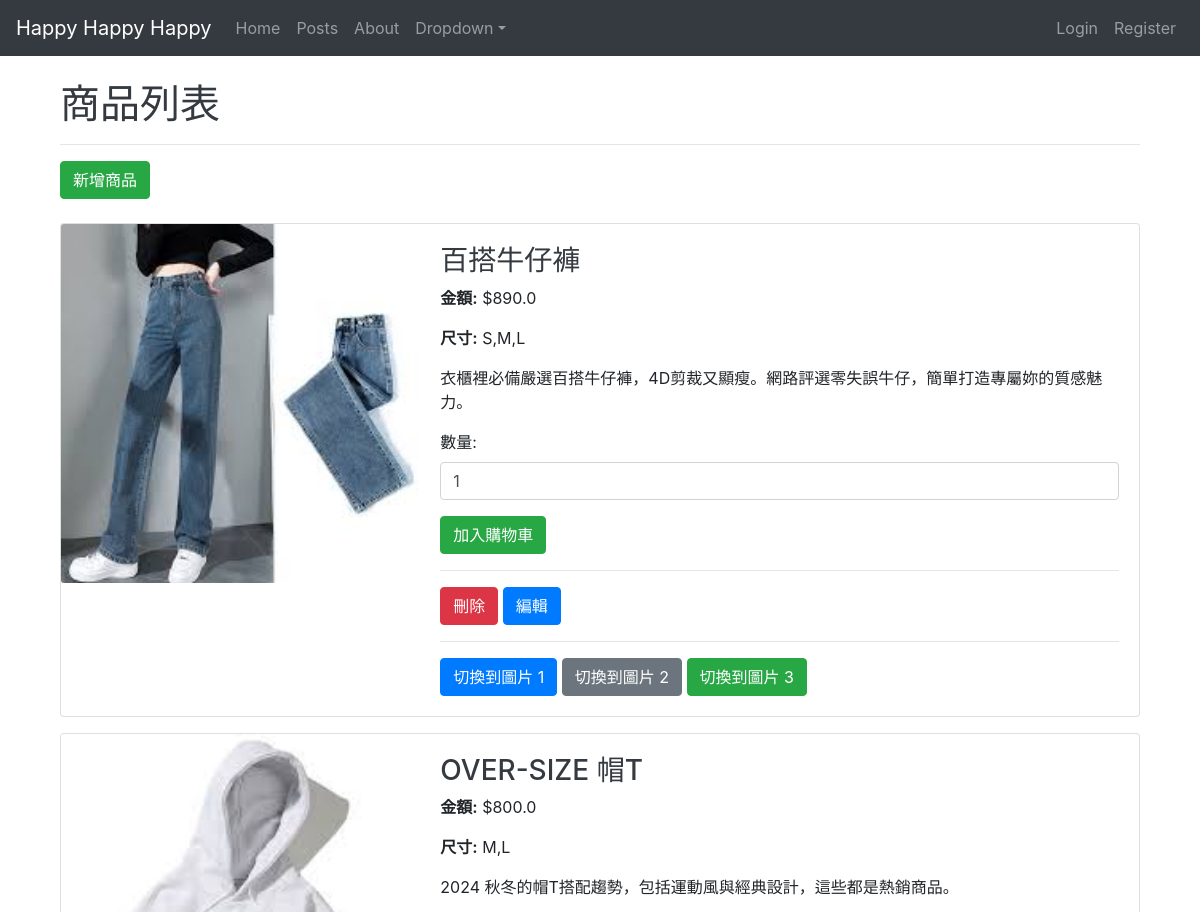
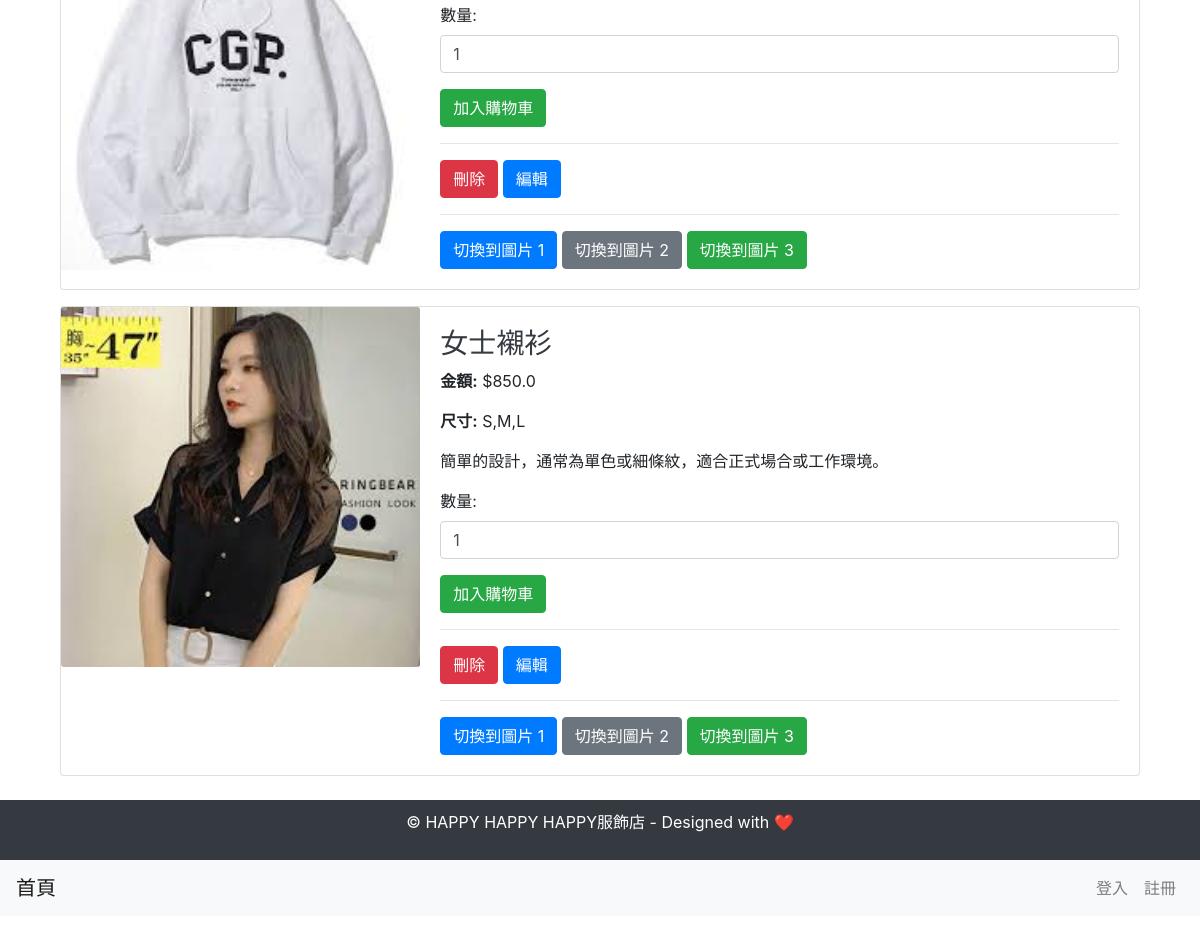
The page / on the database its author committed (2 pictures, top to bottom).
### models.py (models this page shows)
class Product(db.Model):
    id = db.Column(db.Integer, primary_key=True)  # 確保有主鍵欄位
    title = db.Column(db.String(100), nullable=False)
    size = db.Column(db.String(50), nullable=True)
    content = db.Column(db.String(200), nullable=True)
    price = db.Column(db.Float, nullable=False)
    image1_filename = db.Column(db.String(100), nullable=True)
    image2_filename = db.Column(db.String(100), nullable=True)
    image3_filename = db.Column(db.String(100), nullable=True)

### app.py (the view)
@app.route('/')
def index():
    products = Product.query.all()
    return render_template('products.html', products=products)

### app.py (called while the page is built)
@app.context_processor
def utility_functions():
    return dict(getattr=getattr)

@app.context_processor
def inject_user():
    current_user = None
    if 'user_id' in session:
        current_user = User.query.get(session['user_id'])
    return {'current_user': current_user}

### templates/products.html (shortened to what this page needs)
{% extends "layout.html" %}
{% block content %}
<div class="container mt-4">
    <h1>商品列表</h1>
    <hr>
    <div class="mb-4">
        <a href="{{ url_for('new_product') }}" class="btn btn-success">新增商品</a>
    </div>
    {% for product in products %}
    <div class="card mb-3">
        <div class="row no-gutters">
            <div class="col-md-4">
                <img
                    id="product-image-{{ product.id }}"
                    src="{{ url_for('static', filename='uploads/image' ~ ((loop.index - 1) * 3 + 1) ~ '.jpg') }}"
                    class="card-img"
                    alt="商品圖片"
                    onerror="this.src='https://via.placeholder.com/300x200?text=No+Image';"
                >
            </div>
            <div class="col-md-8">
                <div class="card-body">
                    <h3>{{ product.title }}</h3>
                    <p><strong>金額:</strong> ${{ product.price }}</p>
                    <p><strong>尺寸:</strong> {{ product.size }}</p>
                    <p>{{ product.content }}</p>
                    <form action="{{ url_for('add_to_cart', product_id=product.id) }}" method="POST">
                        <div class="form-group">
                            <label for="quantity">數量:</label>
                            <input type="number" name="quantity" class="form-control" min="1" value="1" required>
                        </div>
                        <button type="submit" class="btn btn-success">加入購物車</button>
                    </form>
                    <hr>
                    <div class="mt-2">
                        <a class="btn btn-danger" href="/product/{{ product.id }}/delete" onclick="return confirm('確認刪除嗎？')">刪除</a>
                        <a class="btn btn-primary" href="/product/edit/{{ product.id }}">編輯</a>
                    </div>
                    <hr>
                    <div class="mt-3">
                        <button
                            type="button"
                            class="btn btn-primary"
                            onclick="changeImage({{ product.id }}, 'image{{ (loop.index - 1) * 3 + 1 }}.jpg')">切換到圖片 1
                        </button>
                        <button
                            type="button"
                            class="btn btn-secondary"
                            onclick="changeImage({{ product.id }}, 'image{{ (loop.index - 1) * 3 + 2 }}.jpg')">切換到圖片 2
                        </button>
                        <button
                            type="button"
                            class="btn btn-success"
                            onclick="changeImage({{ product.id }}, 'image{{ (loop.index - 1) * 3 + 3 }}.jpg')">切換到圖片 3
                        </button>
                    </div>
                </div>
            </div>
        </div>
    </div>
    {% endfor %}
</div>
{% endblock %}

### templates/layout.html (shortened to what this page needs)
<!DOCTYPE html>
<html lang="en">
<head>
    <link rel="stylesheet" href="{{ url_for('static', filename='style.css') }}">
    <link rel="stylesheet" href="https://stackpath.bootstrapcdn.com/bootstrap/4.3.1/css/bootstrap.min.css">
</head>
<body>
    <nav class="navbar navbar-expand-lg navbar-dark bg-dark">
        <a class="navbar-brand" href="/">Happy Happy Happy</a>
        <div class="collapse navbar-collapse" id="navbarNav">
            <ul class="navbar-nav mr-auto">
                <li class="nav-item">
                    <a class="nav-link" href="/">Home</a>
                </li>
                <li class="nav-item">
                    <a class="nav-link" href="/posts">Posts</a>
                </li>
                <li class="nav-item">
                    <a class="nav-link" href="/about">About</a>
                </li>
                <li class="nav-item dropdown">
                    <a class="nav-link dropdown-toggle" href="#" id="dropdownMenu" data-toggle="dropdown" aria-haspopup="true" aria-expanded="false">Dropdown</a>
                </li>
            </ul>
            <ul class="navbar-nav ml-auto">
                {% if current_user %}
                    <li class="nav-item">
                        <a class="nav-link" href="/logout">Logout</a>
                    </li>
                {% else %}
                    <li class="nav-item">
                        <a class="nav-link" href="/login">Login</a>
                    </li>
                    <li class="nav-item">
                        <a class="nav-link" href="/register">Register</a>
                    </li>
                {% endif %}
            </ul>
        </div>
    </nav>
    <main class="container mt-4">
        {% block content %}{% endblock %}
    </main>
    <footer class="text-center mt-4">
        <p>&copy; HAPPY HAPPY HAPPY服飾店 - Designed with ❤️</p>
    </footer>
    <nav class="navbar navbar-expand-lg navbar-light bg-light">
        <a class="navbar-brand" href="{{ url_for('index') }}">首頁</a>
        <div class="collapse navbar-collapse">
            <ul class="navbar-nav ml-auto">
                {% if current_user %}
                <li class="nav-item">
                    <a class="nav-link" href="{{ url_for('view_cart') }}">購物車</a>
                </li>
                <li class="nav-item">
                    <a class="nav-link" href="{{ url_for('logout') }}">登出</a>
                </li>
                {% else %}
                <li class="nav-item">
                    <a class="nav-link" href="{{ url_for('login') }}">登入</a>
                </li>
                <li class="nav-item">
                    <a class="nav-link" href="{{ url_for('register') }}">註冊</a>
                </li>
                {% endif %}
            </ul>
        </div>
    </nav>
</body>
</html>

### static/style.css (style rules this page uses)
body { font-family: Arial, sans-serif; background-color: #f8f9fa; margin: 0; padding: 0; }
h1, h2, h3 { color: #343a40; }
.navbar { margin-bottom: 20px; }
.card { margin-bottom: 20px; }
footer { margin-top: 20px; padding: 10px; background-color: #343a40; color: white; text-align: center; }

### rows shown on the page
Product: shows a picture, title "百搭牛仔褲", price "890.0", size "S,M,L", content "衣櫃裡必備嚴選百搭牛仔褲，4D剪裁又顯瘦。網路評選零失誤牛仔，簡單打造專屬妳的質感魅力。"
Product: shows a picture, title "OVER-SIZE 帽T", price "800.0", size "M,L", content "2024 秋冬的帽T搭配趨勢，包括運動風與經典設計，這些都是熱銷商品。"
Product: shows a picture, title "女士襯衫", price "850.0", size "S,M,L", content "簡單的設計，通常為單色或細條紋，適合正式場合或工作環境。"
